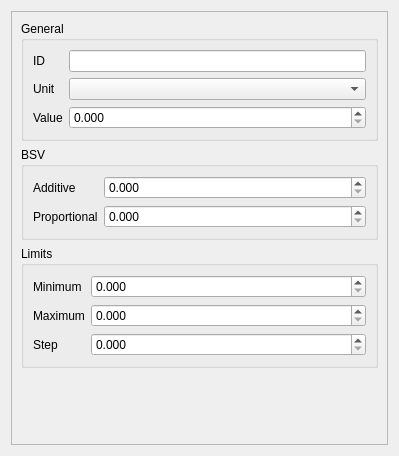
<?xml version="1.0" encoding="UTF-8"?>
<ui version="4.0">
 <class>ParameterItemWidget</class>
 <widget class="QWidget" name="ParameterItemWidget">
  <property name="geometry">
   <rect>
    <x>0</x>
    <y>0</y>
    <width>399</width>
    <height>456</height>
   </rect>
  </property>
  <property name="windowTitle">
   <string>Form</string>
  </property>
  <layout class="QVBoxLayout" name="verticalLayout">
   <item>
    <widget class="QScrollArea" name="scrollArea">
     <property name="widgetResizable">
      <bool>true</bool>
     </property>
     <widget class="QWidget" name="scrollAreaWidgetContents">
      <property name="geometry">
       <rect>
        <x>0</x>
        <y>0</y>
        <width>379</width>
        <height>436</height>
       </rect>
      </property>
      <layout class="QVBoxLayout" name="verticalLayout_2">
       <item>
        <widget class="QGroupBox" name="generalBox">
         <property name="title">
          <string>General</string>
         </property>
         <layout class="QFormLayout" name="formLayout">
          <property name="fieldGrowthPolicy">
           <enum>QFormLayout::AllNonFixedFieldsGrow</enum>
          </property>
          <item row="0" column="0">
           <widget class="QLabel" name="idLabel">
            <property name="text">
             <string>ID</string>
            </property>
           </widget>
          </item>
          <item row="0" column="1">
           <widget class="QLineEdit" name="idLine"/>
          </item>
          <item row="1" column="0">
           <widget class="QLabel" name="unitLabel">
            <property name="text">
             <string>Unit</string>
            </property>
           </widget>
          </item>
          <item row="1" column="1">
           <widget class="UnitComboBox" name="unitBox"/>
          </item>
          <item row="2" column="0">
           <widget class="QLabel" name="valueLabel">
            <property name="text">
             <string>Value</string>
            </property>
           </widget>
          </item>
          <item row="2" column="1">
           <widget class="QDoubleSpinBox" name="valueBox">
            <property name="decimals">
             <number>3</number>
            </property>
           </widget>
          </item>
         </layout>
        </widget>
       </item>
       <item>
        <widget class="QGroupBox" name="bsvBox">
         <property name="title">
          <string>BSV</string>
         </property>
         <layout class="QFormLayout" name="formLayout_2">
          <item row="0" column="0">
           <widget class="QLabel" name="additiveLabel">
            <property name="text">
             <string>Additive</string>
            </property>
           </widget>
          </item>
          <item row="0" column="1">
           <widget class="QDoubleSpinBox" name="additiveBox">
            <property name="decimals">
             <number>3</number>
            </property>
            <property name="singleStep">
             <double>0.100000000000000</double>
            </property>
           </widget>
          </item>
          <item row="1" column="0">
           <widget class="QLabel" name="proportionalLabel">
            <property name="text">
             <string>Proportional</string>
            </property>
           </widget>
          </item>
          <item row="1" column="1">
           <widget class="QDoubleSpinBox" name="proportionalBox">
            <property name="decimals">
             <number>3</number>
            </property>
            <property name="singleStep">
             <double>0.100000000000000</double>
            </property>
           </widget>
          </item>
         </layout>
        </widget>
       </item>
       <item>
        <widget class="QGroupBox" name="limitBox">
         <property name="title">
          <string>Limits</string>
         </property>
         <layout class="QFormLayout" name="formLayout_3">
          <item row="0" column="0">
           <widget class="QLabel" name="minimumLabel">
            <property name="text">
             <string>Minimum</string>
            </property>
           </widget>
          </item>
          <item row="0" column="1">
           <widget class="QDoubleSpinBox" name="minimumBox">
            <property name="decimals">
             <number>3</number>
            </property>
           </widget>
          </item>
          <item row="1" column="0">
           <widget class="QLabel" name="maximumLabel">
            <property name="text">
             <string>Maximum</string>
            </property>
           </widget>
          </item>
          <item row="1" column="1">
           <widget class="QDoubleSpinBox" name="maximumBox">
            <property name="decimals">
             <number>3</number>
            </property>
           </widget>
          </item>
          <item row="2" column="0">
           <widget class="QLabel" name="stepLabel">
            <property name="text">
             <string>Step</string>
            </property>
           </widget>
          </item>
          <item row="2" column="1">
           <widget class="QDoubleSpinBox" name="stepBox">
            <property name="decimals">
             <number>3</number>
            </property>
           </widget>
          </item>
         </layout>
        </widget>
       </item>
       <item>
        <spacer name="verticalSpacer">
         <property name="orientation">
          <enum>Qt::Vertical</enum>
         </property>
         <property name="sizeHint" stdset="0">
          <size>
           <width>20</width>
           <height>43</height>
          </size>
         </property>
        </spacer>
       </item>
      </layout>
     </widget>
    </widget>
   </item>
  </layout>
 </widget>
 <customwidgets>
  <customwidget>
   <class>UnitComboBox</class>
   <extends>QComboBox</extends>
   <header>unitcombobox.h</header>
  </customwidget>
 </customwidgets>
 <resources/>
 <connections/>
</ui>
